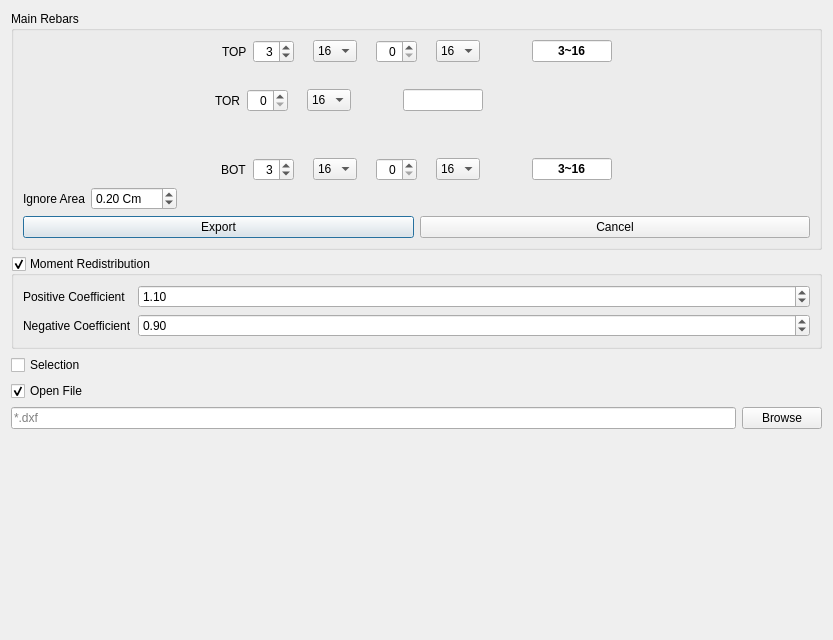
<?xml version="1.0" encoding="UTF-8"?>
<ui version="4.0">
 <class>Dialog</class>
 <widget class="QDialog" name="Dialog">
  <property name="geometry">
   <rect>
    <x>0</x>
    <y>0</y>
    <width>833</width>
    <height>640</height>
   </rect>
  </property>
  <property name="windowTitle">
   <string>Export Rebar Plans to DXF</string>
  </property>
  <property name="windowIcon">
   <iconset resource="../../civiltools.qrc">
    <normaloff>:/import_export/images/beam_rebar.svg</normaloff>:/import_export/images/beam_rebar.svg</iconset>
  </property>
  <layout class="QVBoxLayout" name="verticalLayout">
   <item>
    <widget class="QGroupBox" name="groupBox">
     <property name="title">
      <string>Main Rebars</string>
     </property>
     <layout class="QVBoxLayout" name="verticalLayout_3">
      <item>
       <layout class="QHBoxLayout" name="horizontalLayout_9">
        <item>
         <layout class="QVBoxLayout" name="verticalLayout_4"/>
        </item>
        <item>
         <layout class="QVBoxLayout" name="verticalLayout_2">
          <item>
           <layout class="QHBoxLayout" name="horizontalLayout_6">
            <item>
             <spacer name="horizontalSpacer_2">
              <property name="orientation">
               <enum>Qt::Horizontal</enum>
              </property>
              <property name="sizeHint" stdset="0">
               <size>
                <width>40</width>
                <height>20</height>
               </size>
              </property>
             </spacer>
            </item>
            <item>
             <layout class="QHBoxLayout" name="horizontalLayout_3">
              <item>
               <widget class="QLabel" name="label_4">
                <property name="text">
                 <string>TOP</string>
                </property>
               </widget>
              </item>
              <item>
               <widget class="QSpinBox" name="top_number_1">
                <property name="alignment">
                 <set>Qt::AlignRight|Qt::AlignTrailing|Qt::AlignVCenter</set>
                </property>
                <property name="minimum">
                 <number>0</number>
                </property>
                <property name="value">
                 <number>3</number>
                </property>
               </widget>
              </item>
              <item>
               <widget class="QLabel" name="label">
                <property name="maximumSize">
                 <size>
                  <width>13</width>
                  <height>13</height>
                 </size>
                </property>
                <property name="text">
                 <string/>
                </property>
                <property name="pixmap">
                 <pixmap resource="../../civiltools.qrc">:/import_export/images/phi_rebar.svg</pixmap>
                </property>
                <property name="scaledContents">
                 <bool>true</bool>
                </property>
               </widget>
              </item>
              <item>
               <widget class="QComboBox" name="top_phi_1">
                <property name="currentIndex">
                 <number>4</number>
                </property>
                <item>
                 <property name="text">
                  <string>8</string>
                 </property>
                </item>
                <item>
                 <property name="text">
                  <string>10</string>
                 </property>
                </item>
                <item>
                 <property name="text">
                  <string>12</string>
                 </property>
                </item>
                <item>
                 <property name="text">
                  <string>14</string>
                 </property>
                </item>
                <item>
                 <property name="text">
                  <string>16</string>
                 </property>
                </item>
                <item>
                 <property name="text">
                  <string>18</string>
                 </property>
                </item>
                <item>
                 <property name="text">
                  <string>20</string>
                 </property>
                </item>
                <item>
                 <property name="text">
                  <string>22</string>
                 </property>
                </item>
                <item>
                 <property name="text">
                  <string>25</string>
                 </property>
                </item>
                <item>
                 <property name="text">
                  <string>28</string>
                 </property>
                </item>
                <item>
                 <property name="text">
                  <string>30</string>
                 </property>
                </item>
                <item>
                 <property name="text">
                  <string>32</string>
                 </property>
                </item>
               </widget>
              </item>
              <item>
               <widget class="QLabel" name="label_3">
                <property name="maximumSize">
                 <size>
                  <width>15</width>
                  <height>15</height>
                 </size>
                </property>
                <property name="text">
                 <string/>
                </property>
                <property name="pixmap">
                 <pixmap resource="../../civiltools.qrc">:/civiltools/images/add.svg</pixmap>
                </property>
                <property name="scaledContents">
                 <bool>true</bool>
                </property>
               </widget>
              </item>
              <item>
               <widget class="QSpinBox" name="top_number_2">
                <property name="alignment">
                 <set>Qt::AlignRight|Qt::AlignTrailing|Qt::AlignVCenter</set>
                </property>
                <property name="minimum">
                 <number>0</number>
                </property>
                <property name="value">
                 <number>0</number>
                </property>
               </widget>
              </item>
              <item>
               <widget class="QLabel" name="label_2">
                <property name="maximumSize">
                 <size>
                  <width>13</width>
                  <height>13</height>
                 </size>
                </property>
                <property name="text">
                 <string/>
                </property>
                <property name="pixmap">
                 <pixmap resource="../../civiltools.qrc">:/import_export/images/phi_rebar.svg</pixmap>
                </property>
                <property name="scaledContents">
                 <bool>true</bool>
                </property>
               </widget>
              </item>
              <item>
               <widget class="QComboBox" name="top_phi_2">
                <property name="currentIndex">
                 <number>4</number>
                </property>
                <item>
                 <property name="text">
                  <string>8</string>
                 </property>
                </item>
                <item>
                 <property name="text">
                  <string>10</string>
                 </property>
                </item>
                <item>
                 <property name="text">
                  <string>12</string>
                 </property>
                </item>
                <item>
                 <property name="text">
                  <string>14</string>
                 </property>
                </item>
                <item>
                 <property name="text">
                  <string>16</string>
                 </property>
                </item>
                <item>
                 <property name="text">
                  <string>18</string>
                 </property>
                </item>
                <item>
                 <property name="text">
                  <string>20</string>
                 </property>
                </item>
                <item>
                 <property name="text">
                  <string>22</string>
                 </property>
                </item>
                <item>
                 <property name="text">
                  <string>25</string>
                 </property>
                </item>
                <item>
                 <property name="text">
                  <string>28</string>
                 </property>
                </item>
                <item>
                 <property name="text">
                  <string>30</string>
                 </property>
                </item>
                <item>
                 <property name="text">
                  <string>32</string>
                 </property>
                </item>
               </widget>
              </item>
             </layout>
            </item>
            <item>
             <widget class="QWidget" name="widget" native="true">
              <property name="minimumSize">
               <size>
                <width>40</width>
                <height>0</height>
               </size>
              </property>
             </widget>
            </item>
            <item>
             <widget class="QLineEdit" name="top_rebars">
              <property name="maximumSize">
               <size>
                <width>80</width>
                <height>16777215</height>
               </size>
              </property>
              <property name="font">
               <font>
                <weight>75</weight>
                <bold>true</bold>
               </font>
              </property>
              <property name="text">
               <string>3~16</string>
              </property>
              <property name="alignment">
               <set>Qt::AlignCenter</set>
              </property>
             </widget>
            </item>
            <item>
             <spacer name="horizontalSpacer_3">
              <property name="orientation">
               <enum>Qt::Horizontal</enum>
              </property>
              <property name="sizeHint" stdset="0">
               <size>
                <width>40</width>
                <height>20</height>
               </size>
              </property>
             </spacer>
            </item>
           </layout>
          </item>
          <item>
           <widget class="QLabel" name="label_12">
            <property name="text">
             <string/>
            </property>
            <property name="pixmap">
             <pixmap resource="../../civiltools.qrc">:/import_export/images/import_export/top_rebars.svg</pixmap>
            </property>
            <property name="scaledContents">
             <bool>true</bool>
            </property>
            <property name="alignment">
             <set>Qt::AlignCenter</set>
            </property>
           </widget>
          </item>
          <item>
           <layout class="QHBoxLayout" name="horizontalLayout_7">
            <item>
             <layout class="QHBoxLayout" name="horizontalLayout_5">
              <item>
               <spacer name="horizontalSpacer_4">
                <property name="orientation">
                 <enum>Qt::Horizontal</enum>
                </property>
                <property name="sizeHint" stdset="0">
                 <size>
                  <width>40</width>
                  <height>20</height>
                 </size>
                </property>
               </spacer>
              </item>
              <item>
               <widget class="QLabel" name="label_9">
                <property name="text">
                 <string>TOR</string>
                </property>
               </widget>
              </item>
              <item>
               <widget class="QSpinBox" name="torsion_number">
                <property name="alignment">
                 <set>Qt::AlignRight|Qt::AlignTrailing|Qt::AlignVCenter</set>
                </property>
                <property name="minimum">
                 <number>0</number>
                </property>
                <property name="value">
                 <number>0</number>
                </property>
               </widget>
              </item>
              <item>
               <widget class="QLabel" name="label_10">
                <property name="maximumSize">
                 <size>
                  <width>13</width>
                  <height>13</height>
                 </size>
                </property>
                <property name="text">
                 <string/>
                </property>
                <property name="pixmap">
                 <pixmap resource="../../civiltools.qrc">:/import_export/images/phi_rebar.svg</pixmap>
                </property>
                <property name="scaledContents">
                 <bool>true</bool>
                </property>
               </widget>
              </item>
              <item>
               <widget class="QComboBox" name="torsion_phi">
                <property name="currentIndex">
                 <number>4</number>
                </property>
                <item>
                 <property name="text">
                  <string>8</string>
                 </property>
                </item>
                <item>
                 <property name="text">
                  <string>10</string>
                 </property>
                </item>
                <item>
                 <property name="text">
                  <string>12</string>
                 </property>
                </item>
                <item>
                 <property name="text">
                  <string>14</string>
                 </property>
                </item>
                <item>
                 <property name="text">
                  <string>16</string>
                 </property>
                </item>
                <item>
                 <property name="text">
                  <string>18</string>
                 </property>
                </item>
                <item>
                 <property name="text">
                  <string>20</string>
                 </property>
                </item>
                <item>
                 <property name="text">
                  <string>22</string>
                 </property>
                </item>
                <item>
                 <property name="text">
                  <string>25</string>
                 </property>
                </item>
                <item>
                 <property name="text">
                  <string>28</string>
                 </property>
                </item>
                <item>
                 <property name="text">
                  <string>30</string>
                 </property>
                </item>
                <item>
                 <property name="text">
                  <string>32</string>
                 </property>
                </item>
               </widget>
              </item>
             </layout>
            </item>
            <item>
             <widget class="QWidget" name="widget_2" native="true">
              <property name="minimumSize">
               <size>
                <width>40</width>
                <height>0</height>
               </size>
              </property>
             </widget>
            </item>
            <item>
             <widget class="QLineEdit" name="torsion_rebars">
              <property name="maximumSize">
               <size>
                <width>80</width>
                <height>16777215</height>
               </size>
              </property>
              <property name="font">
               <font>
                <weight>75</weight>
                <bold>true</bold>
               </font>
              </property>
              <property name="alignment">
               <set>Qt::AlignCenter</set>
              </property>
             </widget>
            </item>
            <item>
             <spacer name="horizontalSpacer_5">
              <property name="orientation">
               <enum>Qt::Horizontal</enum>
              </property>
              <property name="sizeHint" stdset="0">
               <size>
                <width>40</width>
                <height>20</height>
               </size>
              </property>
             </spacer>
            </item>
           </layout>
          </item>
          <item>
           <widget class="QLabel" name="label_14">
            <property name="maximumSize">
             <size>
              <width>16777215</width>
              <height>23</height>
             </size>
            </property>
            <property name="text">
             <string/>
            </property>
            <property name="pixmap">
             <pixmap resource="../../civiltools.qrc">:/import_export/images/import_export/tor_rebars.svg</pixmap>
            </property>
            <property name="scaledContents">
             <bool>true</bool>
            </property>
            <property name="alignment">
             <set>Qt::AlignCenter</set>
            </property>
           </widget>
          </item>
          <item>
           <widget class="QLabel" name="label_15">
            <property name="text">
             <string/>
            </property>
            <property name="pixmap">
             <pixmap resource="../../civiltools.qrc">:/import_export/images/import_export/bot_rebars.svg</pixmap>
            </property>
            <property name="scaledContents">
             <bool>true</bool>
            </property>
            <property name="alignment">
             <set>Qt::AlignCenter</set>
            </property>
           </widget>
          </item>
          <item>
           <layout class="QHBoxLayout" name="horizontalLayout_8">
            <item>
             <spacer name="horizontalSpacer_7">
              <property name="orientation">
               <enum>Qt::Horizontal</enum>
              </property>
              <property name="sizeHint" stdset="0">
               <size>
                <width>40</width>
                <height>20</height>
               </size>
              </property>
             </spacer>
            </item>
            <item>
             <layout class="QHBoxLayout" name="horizontalLayout_4">
              <item>
               <widget class="QLabel" name="label_8">
                <property name="text">
                 <string>BOT</string>
                </property>
               </widget>
              </item>
              <item>
               <widget class="QSpinBox" name="bot_number_1">
                <property name="alignment">
                 <set>Qt::AlignRight|Qt::AlignTrailing|Qt::AlignVCenter</set>
                </property>
                <property name="minimum">
                 <number>0</number>
                </property>
                <property name="value">
                 <number>3</number>
                </property>
               </widget>
              </item>
              <item>
               <widget class="QLabel" name="label_5">
                <property name="maximumSize">
                 <size>
                  <width>13</width>
                  <height>13</height>
                 </size>
                </property>
                <property name="text">
                 <string/>
                </property>
                <property name="pixmap">
                 <pixmap resource="../../civiltools.qrc">:/import_export/images/phi_rebar.svg</pixmap>
                </property>
                <property name="scaledContents">
                 <bool>true</bool>
                </property>
               </widget>
              </item>
              <item>
               <widget class="QComboBox" name="bot_phi_1">
                <property name="currentIndex">
                 <number>4</number>
                </property>
                <item>
                 <property name="text">
                  <string>8</string>
                 </property>
                </item>
                <item>
                 <property name="text">
                  <string>10</string>
                 </property>
                </item>
                <item>
                 <property name="text">
                  <string>12</string>
                 </property>
                </item>
                <item>
                 <property name="text">
                  <string>14</string>
                 </property>
                </item>
                <item>
                 <property name="text">
                  <string>16</string>
                 </property>
                </item>
                <item>
                 <property name="text">
                  <string>18</string>
                 </property>
                </item>
                <item>
                 <property name="text">
                  <string>20</string>
                 </property>
                </item>
                <item>
                 <property name="text">
                  <string>22</string>
                 </property>
                </item>
                <item>
                 <property name="text">
                  <string>25</string>
                 </property>
                </item>
                <item>
                 <property name="text">
                  <string>28</string>
                 </property>
                </item>
                <item>
                 <property name="text">
                  <string>30</string>
                 </property>
                </item>
                <item>
                 <property name="text">
                  <string>32</string>
                 </property>
                </item>
               </widget>
              </item>
              <item>
               <widget class="QLabel" name="label_6">
                <property name="maximumSize">
                 <size>
                  <width>15</width>
                  <height>15</height>
                 </size>
                </property>
                <property name="text">
                 <string/>
                </property>
                <property name="pixmap">
                 <pixmap resource="../../civiltools.qrc">:/civiltools/images/add.svg</pixmap>
                </property>
                <property name="scaledContents">
                 <bool>true</bool>
                </property>
               </widget>
              </item>
              <item>
               <widget class="QSpinBox" name="bot_number_2">
                <property name="alignment">
                 <set>Qt::AlignRight|Qt::AlignTrailing|Qt::AlignVCenter</set>
                </property>
                <property name="minimum">
                 <number>0</number>
                </property>
                <property name="value">
                 <number>0</number>
                </property>
               </widget>
              </item>
              <item>
               <widget class="QLabel" name="label_7">
                <property name="maximumSize">
                 <size>
                  <width>13</width>
                  <height>13</height>
                 </size>
                </property>
                <property name="text">
                 <string/>
                </property>
                <property name="pixmap">
                 <pixmap resource="../../civiltools.qrc">:/import_export/images/phi_rebar.svg</pixmap>
                </property>
                <property name="scaledContents">
                 <bool>true</bool>
                </property>
               </widget>
              </item>
              <item>
               <widget class="QComboBox" name="bot_phi_2">
                <property name="currentIndex">
                 <number>4</number>
                </property>
                <item>
                 <property name="text">
                  <string>8</string>
                 </property>
                </item>
                <item>
                 <property name="text">
                  <string>10</string>
                 </property>
                </item>
                <item>
                 <property name="text">
                  <string>12</string>
                 </property>
                </item>
                <item>
                 <property name="text">
                  <string>14</string>
                 </property>
                </item>
                <item>
                 <property name="text">
                  <string>16</string>
                 </property>
                </item>
                <item>
                 <property name="text">
                  <string>18</string>
                 </property>
                </item>
                <item>
                 <property name="text">
                  <string>20</string>
                 </property>
                </item>
                <item>
                 <property name="text">
                  <string>22</string>
                 </property>
                </item>
                <item>
                 <property name="text">
                  <string>25</string>
                 </property>
                </item>
                <item>
                 <property name="text">
                  <string>28</string>
                 </property>
                </item>
                <item>
                 <property name="text">
                  <string>30</string>
                 </property>
                </item>
                <item>
                 <property name="text">
                  <string>32</string>
                 </property>
                </item>
               </widget>
              </item>
             </layout>
            </item>
            <item>
             <widget class="QWidget" name="widget_3" native="true">
              <property name="minimumSize">
               <size>
                <width>40</width>
                <height>0</height>
               </size>
              </property>
             </widget>
            </item>
            <item>
             <widget class="QLineEdit" name="bot_rebars">
              <property name="maximumSize">
               <size>
                <width>80</width>
                <height>16777215</height>
               </size>
              </property>
              <property name="font">
               <font>
                <weight>75</weight>
                <bold>true</bold>
               </font>
              </property>
              <property name="text">
               <string>3~16</string>
              </property>
              <property name="alignment">
               <set>Qt::AlignCenter</set>
              </property>
             </widget>
            </item>
            <item>
             <spacer name="horizontalSpacer_8">
              <property name="orientation">
               <enum>Qt::Horizontal</enum>
              </property>
              <property name="sizeHint" stdset="0">
               <size>
                <width>40</width>
                <height>20</height>
               </size>
              </property>
             </spacer>
            </item>
           </layout>
          </item>
          <item>
           <layout class="QHBoxLayout" name="horizontalLayout_10">
            <item>
             <widget class="QLabel" name="label_16">
              <property name="text">
               <string>Ignore Area</string>
              </property>
             </widget>
            </item>
            <item>
             <widget class="QDoubleSpinBox" name="ignore_area">
              <property name="suffix">
               <string> Cm</string>
              </property>
              <property name="minimum">
               <double>0.000000000000000</double>
              </property>
              <property name="maximum">
               <double>100.000000000000000</double>
              </property>
              <property name="singleStep">
               <double>0.100000000000000</double>
              </property>
              <property name="value">
               <double>0.200000000000000</double>
              </property>
             </widget>
            </item>
            <item>
             <spacer name="horizontalSpacer">
              <property name="orientation">
               <enum>Qt::Horizontal</enum>
              </property>
              <property name="sizeHint" stdset="0">
               <size>
                <width>40</width>
                <height>20</height>
               </size>
              </property>
             </spacer>
            </item>
           </layout>
          </item>
         </layout>
        </item>
       </layout>
      </item>
      <item>
       <layout class="QHBoxLayout" name="horizontalLayout_2">
        <item>
         <widget class="QPushButton" name="export_button">
          <property name="text">
           <string>Export</string>
          </property>
          <property name="icon">
           <iconset resource="../../civiltools.qrc">
            <normaloff>:/civiltools/images/dxf.svg</normaloff>:/civiltools/images/dxf.svg</iconset>
          </property>
          <property name="iconSize">
           <size>
            <width>40</width>
            <height>40</height>
           </size>
          </property>
         </widget>
        </item>
        <item>
         <widget class="QPushButton" name="cancel_pushbutton">
          <property name="text">
           <string>Cancel</string>
          </property>
          <property name="icon">
           <iconset resource="../../civiltools.qrc">
            <normaloff>:/civiltools/images/cancel.svg</normaloff>:/civiltools/images/cancel.svg</iconset>
          </property>
          <property name="iconSize">
           <size>
            <width>40</width>
            <height>40</height>
           </size>
          </property>
         </widget>
        </item>
       </layout>
      </item>
     </layout>
    </widget>
   </item>
   <item>
    <widget class="QGroupBox" name="moment_redistribution_groupbox">
     <property name="title">
      <string>Moment Redistribution</string>
     </property>
     <property name="checkable">
      <bool>true</bool>
     </property>
     <layout class="QFormLayout" name="formLayout">
      <item row="0" column="0">
       <widget class="QLabel" name="label_11">
        <property name="text">
         <string>Positive Coefficient</string>
        </property>
       </widget>
      </item>
      <item row="0" column="1">
       <widget class="QDoubleSpinBox" name="moment_redistribution_positive_coefficient">
        <property name="minimum">
         <double>0.500000000000000</double>
        </property>
        <property name="maximum">
         <double>1.500000000000000</double>
        </property>
        <property name="singleStep">
         <double>0.100000000000000</double>
        </property>
        <property name="value">
         <double>1.100000000000000</double>
        </property>
       </widget>
      </item>
      <item row="1" column="0">
       <widget class="QLabel" name="label_13">
        <property name="text">
         <string>Negative Coefficient</string>
        </property>
       </widget>
      </item>
      <item row="1" column="1">
       <widget class="QDoubleSpinBox" name="moment_redistribution_negative_coefficient">
        <property name="minimum">
         <double>0.500000000000000</double>
        </property>
        <property name="maximum">
         <double>1.500000000000000</double>
        </property>
        <property name="singleStep">
         <double>0.100000000000000</double>
        </property>
        <property name="value">
         <double>0.900000000000000</double>
        </property>
       </widget>
      </item>
     </layout>
    </widget>
   </item>
   <item>
    <widget class="QCheckBox" name="selection_checkbox">
     <property name="enabled">
      <bool>true</bool>
     </property>
     <property name="text">
      <string>Selection</string>
     </property>
     <property name="checked">
      <bool>false</bool>
     </property>
    </widget>
   </item>
   <item>
    <widget class="QCheckBox" name="open_checkbox">
     <property name="enabled">
      <bool>true</bool>
     </property>
     <property name="text">
      <string>Open File</string>
     </property>
     <property name="checked">
      <bool>true</bool>
     </property>
    </widget>
   </item>
   <item>
    <layout class="QHBoxLayout" name="horizontalLayout">
     <item>
      <widget class="QLineEdit" name="filename">
       <property name="inputMask">
        <string/>
       </property>
       <property name="text">
        <string/>
       </property>
       <property name="placeholderText">
        <string>*.dxf</string>
       </property>
      </widget>
     </item>
     <item>
      <widget class="QPushButton" name="browse">
       <property name="text">
        <string>Browse</string>
       </property>
      </widget>
     </item>
    </layout>
   </item>
   <item>
    <spacer name="verticalSpacer_3">
     <property name="orientation">
      <enum>Qt::Vertical</enum>
     </property>
     <property name="sizeHint" stdset="0">
      <size>
       <width>20</width>
       <height>40</height>
      </size>
     </property>
    </spacer>
   </item>
  </layout>
 </widget>
 <resources>
  <include location="../../civiltools.qrc"/>
 </resources>
 <connections/>
</ui>
